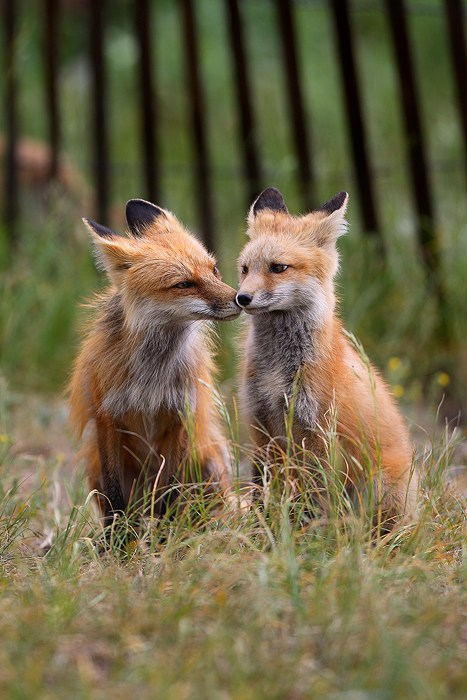
#> input picture ComputerVision/_image/_foxes.jpg, 467 x 700 px
$ python opencv13.py
#> lines starting #> are read from the running program, lines starting #| are printed output that depends on the picture; after the words box and inside, x2 and y2 are one past the last pixel; in counts of white or black regions, pixels touching at a corner belong together
import cv2

img = cv2.imread("../../../_image/_foxes.jpg")
#> img is the input picture: shape (700, 467, 3); mean B, G, R 71.2, 102, 111
gray = cv2.cvtColor(img, cv2.COLOR_BGR2GRAY)
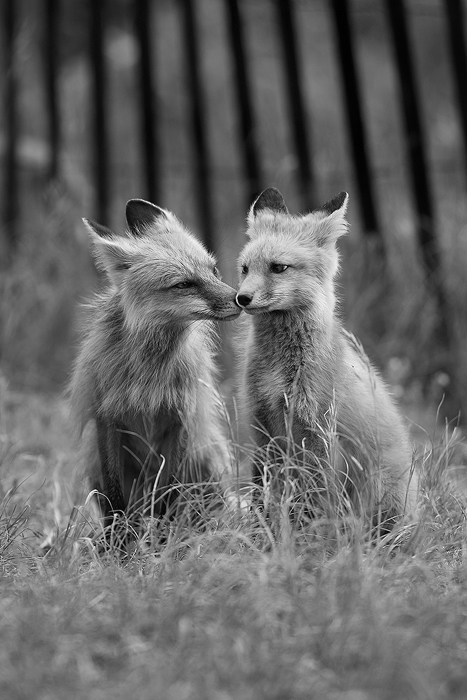
#> gray: shape (700, 467); min 0, max 254, mean 101.2
img_temp = cv2.imread("./template.jpg")
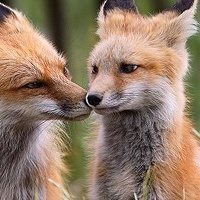
#> input picture ComputerVision/_source/openCV/7장/template.jpg, 200 x 200 px
#> img_temp is the input picture: shape (200, 200, 3); mean B, G, R 105.4, 124.3, 147.7
cv2.imshow("iwanttofind", img_temp)
gray_temp = cv2.cvtColor(img_temp, cv2.COLOR_BGR2GRAY)
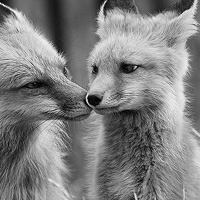
#> gray_temp: shape (200, 200); min 1, max 251, mean 129.2
w, h = gray_temp.shape[::-1]
#> w = 200; h = 200
output = cv2.matchTemplate(gray, gray_temp, cv2.TM_CCOEFF_NORMED)
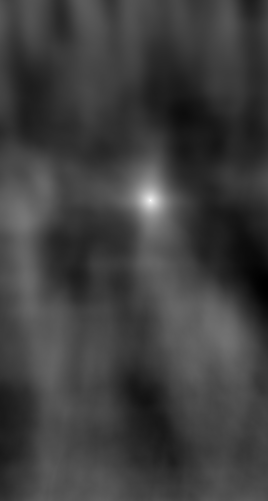
#> output: shape (501, 268) float32; min -0.33, max 0.999, mean -0.00225; drawn with min black and max white
min_val, max_val, min_loc, max_loc = cv2.minMaxLoc(output)
#> min_val = -0.33; max_val = 0.999; min_loc = (265, 285); max_loc = (150, 200)
top = max_loc
#> top = (150, 200)
botton = (top[0] + w, top[1] + h)
#> botton = (350, 400)
cv2.rectangle(img, top, botton, 255, 2)
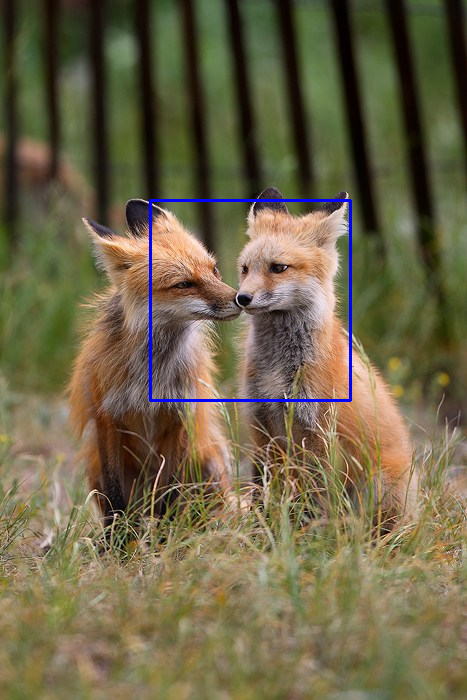
#> img: shape (700, 467, 3); 0.73% of pixels changed, all inside (x1, y1, x2, y2) = (149, 199, 352, 402)
cv2.imshow("rectangle", img)
cv2.waitKey()
